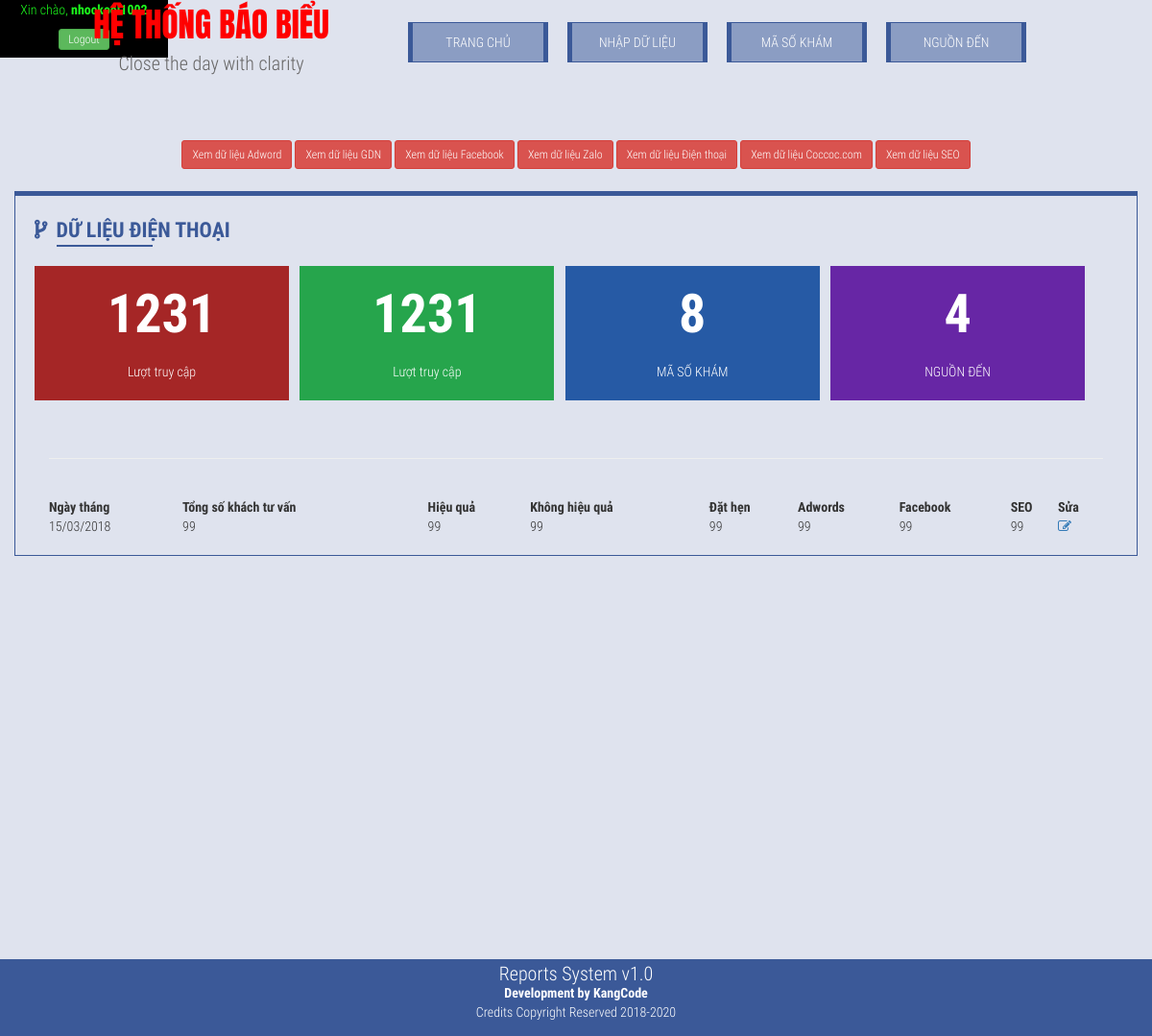
/index.php?view=dienthoai (signed in), run on an earlier commit of the app's database.
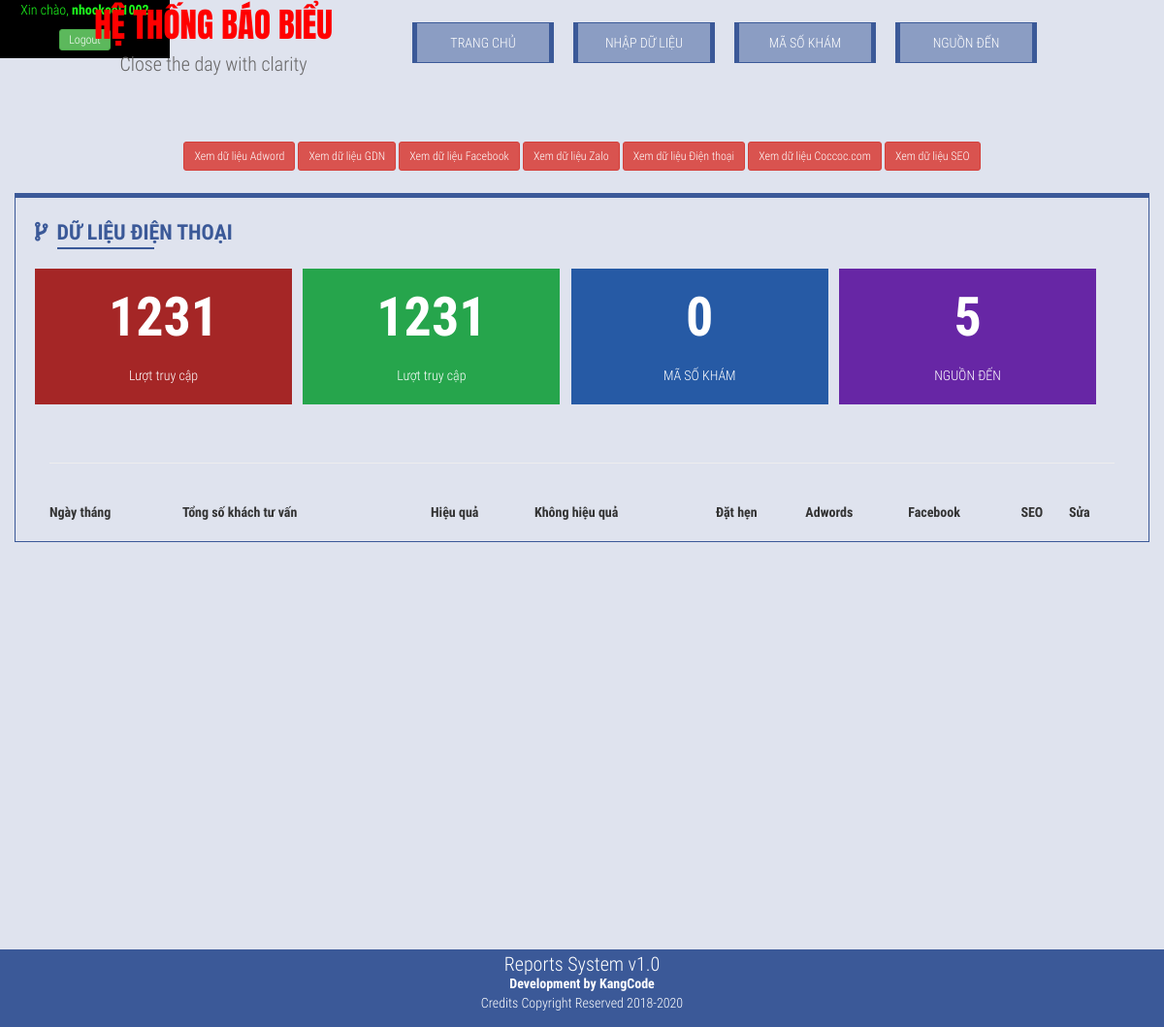
And on a later commit of the database.
### tables this page shows
CREATE TABLE `bangnhapdt` (
  `id` int(10) NOT NULL,
  `ngaythang` timestamp NOT NULL DEFAULT CURRENT_TIMESTAMP ON UPDATE CURRENT_TIMESTAMP,
  `tongsokhachtuvan` int(10) NOT NULL,
  `hieuqua` int(10) NOT NULL,
  `khonghieuqua` int(10) NOT NULL,
  `dathen` int(10) NOT NULL,
  `adwords` int(10) NOT NULL,
  `facebook` int(10) NOT NULL,
  `seo` int(10) NOT NULL
);

### templates/homedienthoai.php (the view, shortened to what this page needs)
    <div class="row">
    <div class="h1title">Dữ liệu Điện thoại</div>
    </div>
    <br>
    <?php require_once('templates/stat.php'); ?>
    <div class="row">
      <br><br>
    </div>
        <hr>
      <br>
       <table id="kooltable" class="display" cellspacing="0" width="100%" id="dttb">
         <thead>
        <tr>
            <th>Ngày tháng</th>
              <th>Tổng số khách tư vấn</th>
              <th>Hiệu quả</th>
              <th>Không hiệu quả</th>
              <th>Đặt hẹn</th>
              <th>Adwords</th>
              <th>Facebook</th>
              <th>SEO</th>
              <th>Sửa</th>
        </tr>
        </thead>
           <tbody>
           <?php
               $dt = date('Y-m');
        $sql = "SELECT * FROM bangnhapdt WHERE ngaythang LIKE '%$dt%' ORDER BY id DESC";
        if ($result = $conn->query($sql)) {
            while ($row = $result->fetch_assoc()) {
                $date=date_create($row['ngaythang']);
                $jw = date_format($date,"d/m/Y");
                ?>
        <tr>
                <td><?php echo $jw; ?></td>
              <td><?php echo number_format($row['tongsokhachtuvan']); ?></td>
              <td><?php echo number_format($row['hieuqua']); ?></td>
              <td><?php echo number_format($row['khonghieuqua']); ?></td>
              <td><?php echo number_format($row['dathen']); ?></td>
              <td><?php echo number_format($row['adwords']); ?></td>
              <td><?php echo number_format($row['facebook']); ?></td>
              <td><?php echo number_format($row['seo']); ?></td>
               <td><a href="index.php?page=editformdt&idbangnhap=<?php echo $row['id']; ?>"><i class="fa fa-pencil-square-o"></i></a></td>
                </tr>
                       <?php } ?>
        <?php }
        $result->free(); $conn->close(); ?>
        </tbody>
</table>
    </div>

### templates/stat.php
<?php
$demmsk = "SELECT * FROM masokham";
$rs = $conn->query($demmsk);
$slmsk = $rs->num_rows;
$demnd = "SELECT * FROM nguonden";
$nd = $conn->query($demnd);
$slnd = $nd->num_rows;
?>
       <div class="row thongso">
        <div class="col-sm-3 othunhat">
            <p>1231</p>
            <p>Lượt truy cập</p>
        </div>
        <div class="col-sm-3 othuhai">
            <p>1231</p>
            <p>Lượt truy cập</p>
        </div>
        <div class="col-sm-3  othuba">
            <p><?php echo $slmsk; ?></p>
            <p>MÃ SỐ KHÁM</p>
        </div>
        <div class="col-sm-3  othutu">
            <p><?php echo $slnd; ?></p>
            <p>NGUỒN ĐẾN</p>
        </div>
</div>

What changed in the data, as far as the page shows it:
removed bangnhapdt: ngaythang "15/03/2018", tongsokhachtuvan "99", hieuqua "99", khonghieuqua "99", dathen "99", adwords "99", facebook "99", seo "99"
Also different on the page:
$slmsk: "8" → "0"
$slnd: "4" → "5"
